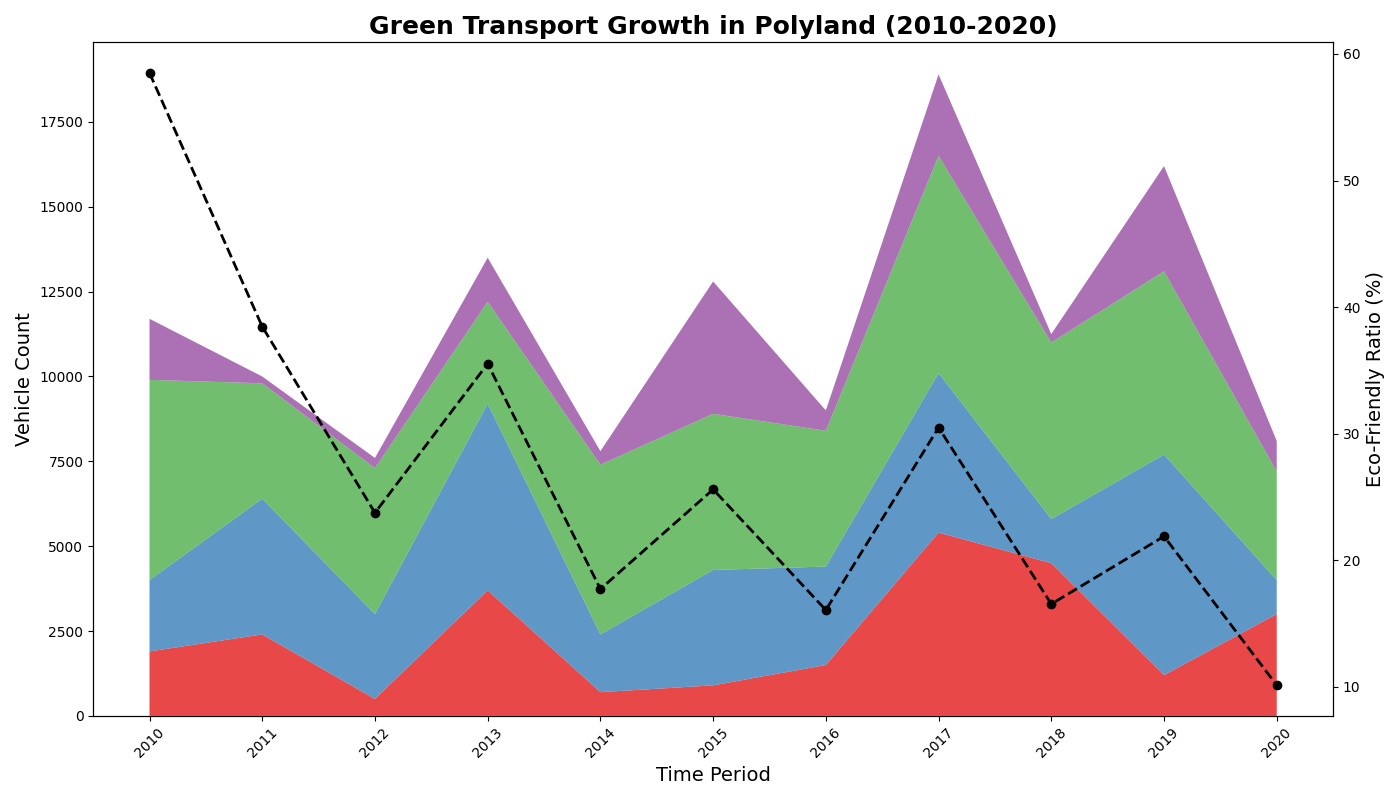

Here is the Python script that generated this plot:
import matplotlib.pyplot as plt
import numpy as np

# Data for plotting
years = np.arange(2010, 2021)

electric_cars = np.array([1900, 2400, 500, 3700, 700, 900, 1500, 5400, 4500, 1200, 3000])
hybrid_cars = np.array([2100, 4000, 2500, 5500, 1700, 3400, 2900, 4700, 1300, 6500, 1000])
bicycles = np.array([5900, 3400, 4300, 3000, 5000, 4600, 4000, 6400, 5200, 5400, 3200])
scooters = np.array([1800, 200, 300, 1300, 400, 3900, 600, 2400, 250, 3100, 900])

total_vehicles = electric_cars + hybrid_cars + bicycles + scooters
total_vehicle_market = np.linspace(20000, 80000, len(years))
percentage_eco_friendly = (total_vehicles / total_vehicle_market) * 100

transport_data = np.vstack([electric_cars, hybrid_cars, bicycles, scooters])

# Plotting the data
fig, ax1 = plt.subplots(figsize=(14, 8))
ax1.stackplot(years, transport_data, colors=['#e41a1c', '#377eb8', '#4daf4a', '#984ea3'], alpha=0.8)
ax2 = ax1.twinx()
ax2.plot(years, percentage_eco_friendly, color='black', linewidth=2, linestyle='--', marker='o')

# Randomly altered textual elements
ax1.set_xlabel('Time Period', fontsize=14)
ax1.set_ylabel('Vehicle Count', fontsize=14)
ax2.set_ylabel('Eco-Friendly Ratio (%)', fontsize=14)

ax1.set_title("Green Transport Growth in Polyland (2010-2020)", fontsize=18, fontweight='bold')
ax1.set_xticks(years)
ax1.set_xticklabels(years, rotation=45)

plt.tight_layout()
plt.show()
